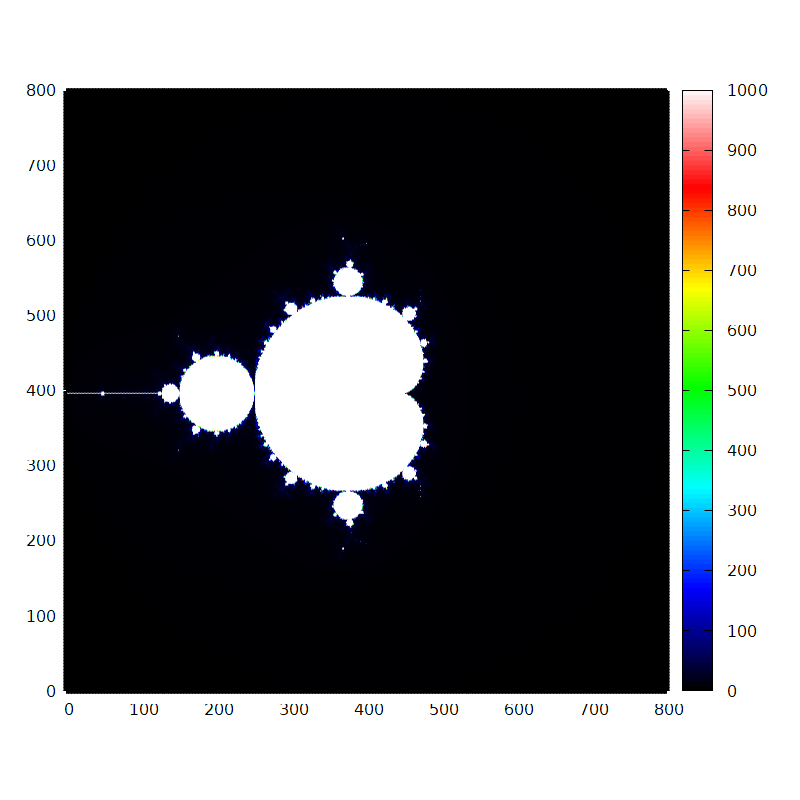

Here is the gnuplot script that generated this plot:
set terminal pngcairo size 800,800
set output 'mandelbrot.png'
set view map
unset key
set size ratio -1
set palette defined (0 "black", 1 "blue", 2 "cyan", 3 "green", 4 "yellow", 5 "red", 6 "white")
plot 'mandelbrot.dat' using 1:2:3 with points palette
